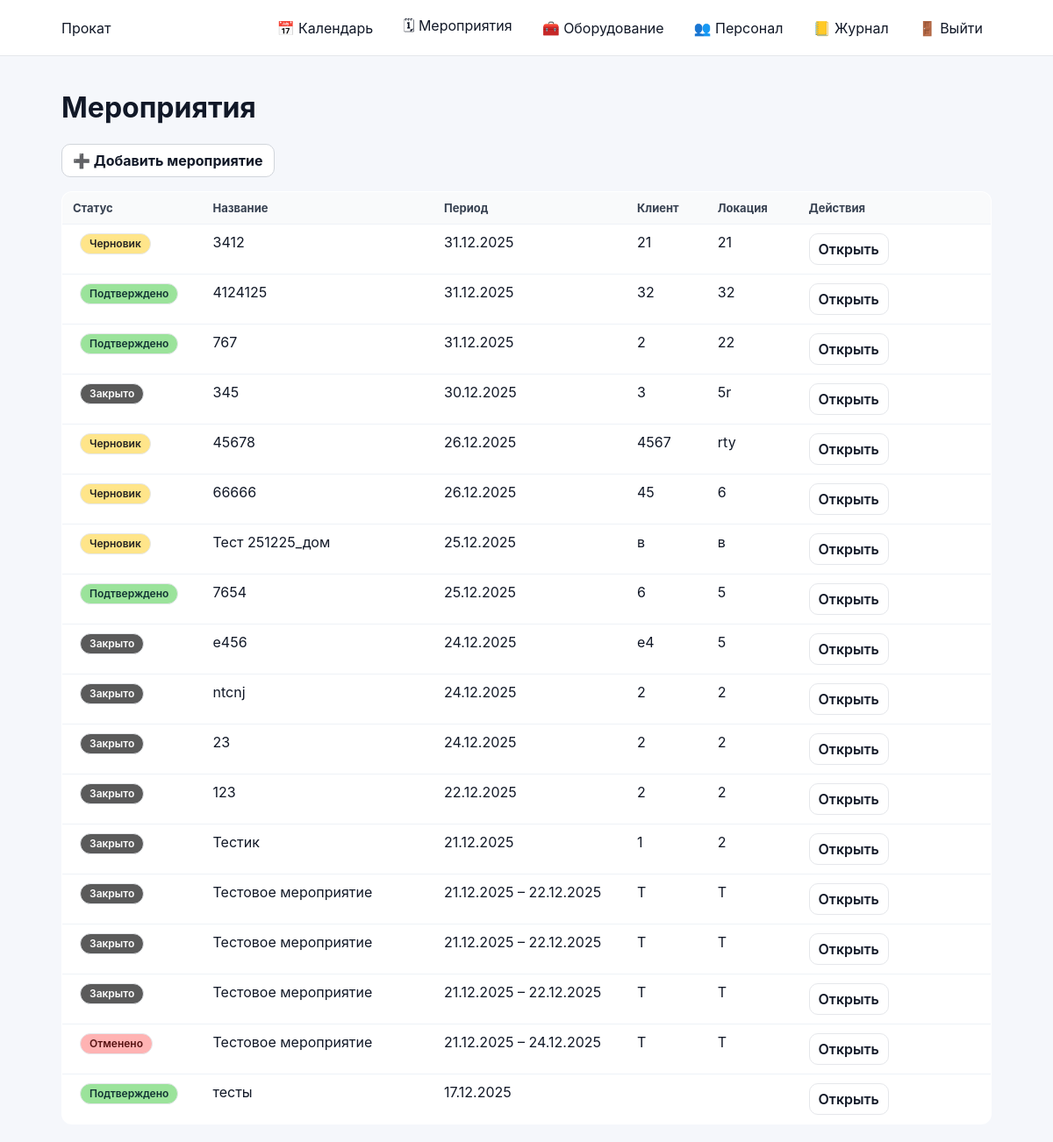
/events/ (signed in), run on the app's committed database.
### events/models.py (models this page shows, shortened)
class Event(models.Model):
    STATUS_DRAFT = 'draft'
    STATUS_CONFIRMED = 'confirmed'
    STATUS_CANCELLED = 'cancelled'
    STATUS_CLOSED = 'closed'
    STATUS_CHOICES = (
        (STATUS_DRAFT, 'Черновик'),
        (STATUS_CONFIRMED, 'Подтверждено'),
        (STATUS_CANCELLED, 'Отменено'),
        (STATUS_CLOSED, 'Закрыто'),
    )
    name = models.CharField(max_length=200)
    start_date = models.DateField()
    end_date = models.DateField(blank=True, null=True)
    client = models.CharField(max_length=200, blank=True)
    location = models.CharField(max_length=200, blank=True)
    responsible = models.ForeignKey(
        User,
        on_delete=models.SET_NULL,
        null=True,
        related_name='events'
    )
    status = models.CharField(
        max_length=20,
        choices=STATUS_CHOICES,
        default=STATUS_DRAFT
    )
    created_at = models.DateTimeField(auto_now_add=True)

### events/views.py (the view)
# urls.py: path('events/', event_list_view, name='event_list'),
@login_required
def event_list_view(request: HttpRequest) -> HttpResponse:
    qs = Event.objects.all().select_related("responsible").order_by("-start_date", "-id")
    ctx = {
        "events": qs,
        "can_create_event": can_edit_event_card(request.user),
    }
    return render(request, "events/event_list.html", ctx)

### accounts/context_processors.py (called while the page is built)
def authz_flags(request):
    user = getattr(request, "user", None)
    return {
        "is_manager": is_manager(user),
        "is_senior_engineer": is_senior_engineer(user),
        "is_engineer": is_engineer(user),
        "can_manage_staff": can_manage_staff(user),
        "can_edit_event_card": can_edit_event_card(user),
        "can_edit_event_equipment": can_edit_event_equipment(user),
        "can_edit_inventory": can_edit_inventory(user),
    }

### accounts/permissions.py (called while the page is built)
def _in_group(user, group_name: str) -> bool:
    if not user or not user.is_authenticated:
        return False
    return user.groups.filter(name=group_name).exists()

def is_super(user) -> bool:
    return bool(user and user.is_authenticated and getattr(user, "is_superuser", False))

def is_manager(user) -> bool:
    return is_super(user) or _in_group(user, ROLE_MANAGER)

def is_senior_engineer(user) -> bool:
    return is_super(user) or _in_group(user, ROLE_SENIOR)

def is_engineer(user) -> bool:
    return is_super(user) or _in_group(user, ROLE_ENGINEER)

def can_manage_staff(user) -> bool:
    return is_manager(user)

def can_edit_event_card(user) -> bool:
    return is_manager(user)

def can_edit_event_equipment(user) -> bool:
    return is_manager(user) or is_senior_engineer(user)

def can_edit_inventory(user) -> bool:
    return is_manager(user) or is_senior_engineer(user)

### events/templates/events/event_list.html (shortened to what this page needs)
{% extends "base.html" %}
{% block content %}
<h1>Мероприятия</h1>
{% if can_create_event %}
  <div style="margin-bottom:16px;">
    <a class="btn" href="{% url 'event_create' %}">
      ➕ Добавить мероприятие
    </a>
  </div>
{% endif %}
<table class="list-table">
    <thead>
        <tr>
            <th style="width:160px;">Статус</th>
            <th>Название</th>
            <th style="width:220px;">Период</th>
            <th>Клиент</th>
            <th>Локация</th>
            <th style="width:220px;">Действия</th>
        </tr>
    </thead>
    <tbody>
        {% for event in events %}
        <tr>
            <td>
                <span class="badge status-{{ event.status }}">{{ event.get_status_display }}</span>
            </td>
            <td>
                <a href="{% url 'event_detail' event.id %}">{{ event.name }}</a>
            </td>
            <td>
                {% if event.start_date == event.end_date %}
                    {{ event.start_date|date:"d.m.Y" }}
                {% else %}
                    {{ event.start_date|date:"d.m.Y" }} – {{ event.end_date|date:"d.m.Y" }}
                {% endif %}
            </td>
            <td>{{ event.client }}</td>
            <td>{{ event.location }}</td>
            <td>
                <a class="btn-secondary" href="{% url 'event_detail' event.id %}">Открыть</a>
            </td>
        </tr>
        {% empty %}
        <tr>
            <td colspan="6">Мероприятий пока нет</td>
        </tr>
        {% endfor %}
    </tbody>
</table>
{% endblock %}

### static/css/base.css (style rules this page uses)
* { box-sizing: border-box; }
html, body { height: 100%; }
body { margin: 0; font-family: -apple-system, BlinkMacSystemFont, "Segoe UI", Roboto, Arial, sans-serif; background: #f5f7fb; color: #111827; }
a { color: inherit; text-decoration: none; }
.btn { display: inline-flex; align-items: center; gap: 8px; padding: 8px 12px; border-radius: 10px; border: 1px solid #d1d5db; background: #ffffff; color: #111827; font-weight: 700; cursor: pointer; text-decoration: none; }
.btn-secondary { display: inline-flex; align-items: center; padding: 7px 10px; border-radius: 10px; border: 1px solid #e5e7eb; background: #ffffff; color: #111827; font-weight: 600; text-decoration: none; margin-right: 8px; }
.badge { display: inline-flex; align-items: center; padding: 2px 8px; border-radius: 999px; border: 1px solid #e5e7eb; background: #f9fafb; color: #374151; font-size: 12px; font-weight: 600; margin-left: 8px; }
.list-table { width: 100%; border-collapse: collapse; background: #ffffff; border: 1px solid #e5e7eb; border-radius: 12px; overflow: hidden; }
.list-table th, .list-table td { padding: 10px 12px; border-bottom: 1px solid #eef2f7; text-align: left; vertical-align: top; }
.list-table th { background: #f9fafb; font-size: 13px; color: #374151; }
.list-table tr:last-child td { border-bottom: 0; }
.badge { display: inline-block; padding: 4px 10px; border-radius: 999px; font-size: 12px; line-height: 1.2; font-weight: 600; }

### static/css/calendar.css (style rules this page uses)
.status-draft { background: #ffe58a; color: #222; }
.status-confirmed { background: #9be39b; color: #133; }
.status-cancelled { background: #ffb3b3; color: #511; }
.status-closed { background: #5a5a5a; color: #fff; }

### data on the page
Event: status "Черновик", name "3412", start_date "31.12.2025", client "21", location "21"
Event: status "Подтверждено", name "4124125", start_date "31.12.2025", client "32", location "32"
Event: status "Подтверждено", name "767", start_date "31.12.2025", client "2", location "22"
Event: status "Закрыто", name "345", start_date "30.12.2025", client "3", location "5r"
Event: status "Черновик", name "45678", start_date "26.12.2025", client "4567", location "rty"
Event: status "Черновик", name "66666", start_date "26.12.2025", client "45", location "6"
Event: status "Черновик", name "Тест 251225_дом", start_date "25.12.2025", client "в", location "в"
Event: status "Подтверждено", name "7654", start_date "25.12.2025", client "6", location "5"
Event: status "Закрыто", name "e456", start_date "24.12.2025", client "e4", location "5"
Event: status "Закрыто", name "ntcnj", start_date "24.12.2025", client "2", location "2"
Event: status "Закрыто", name "23", start_date "24.12.2025", client "2", location "2"
Event: status "Закрыто", name "123", start_date "22.12.2025", client "2", location "2"
Event: status "Закрыто", name "Тестик", start_date "21.12.2025", client "1", location "2"
Event: status "Закрыто", name "Тестовое мероприятие", start_date "21.12.2025", end_date "22.12.2025", client "Т", location "Т"
Event: status "Закрыто", name "Тестовое мероприятие", start_date "21.12.2025", end_date "22.12.2025", client "Т", location "Т"
Event: status "Закрыто", name "Тестовое мероприятие", start_date "21.12.2025", end_date "22.12.2025", client "Т", location "Т"
Event: status "Отменено", name "Тестовое мероприятие", start_date "21.12.2025", end_date "24.12.2025", client "Т", location "Т"
Event: status "Подтверждено", name "тесты", start_date "17.12.2025"
